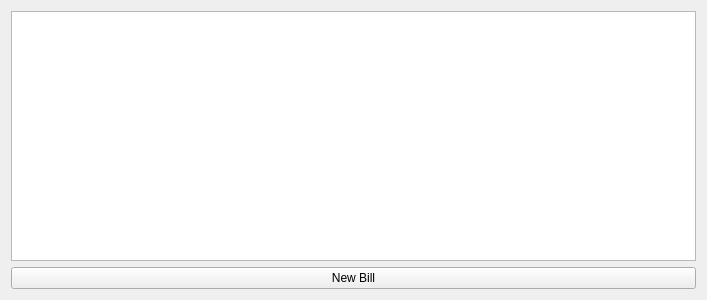
<?xml version="1.0" encoding="UTF-8"?>
<ui version="4.0">
 <class>BillListWidget</class>
 <widget class="QWidget" name="BillListWidget">
  <property name="geometry">
   <rect>
    <x>0</x>
    <y>0</y>
    <width>707</width>
    <height>300</height>
   </rect>
  </property>
  <property name="windowTitle">
   <string>Form</string>
  </property>
  <layout class="QVBoxLayout" name="verticalLayout_2">
   <item>
    <widget class="QTableView" name="m_bills_QTableView"/>
   </item>
   <item>
    <widget class="QPushButton" name="m_new_QPushButton">
     <property name="text">
      <string>New Bill</string>
     </property>
    </widget>
   </item>
  </layout>
 </widget>
 <resources/>
 <connections/>
</ui>
